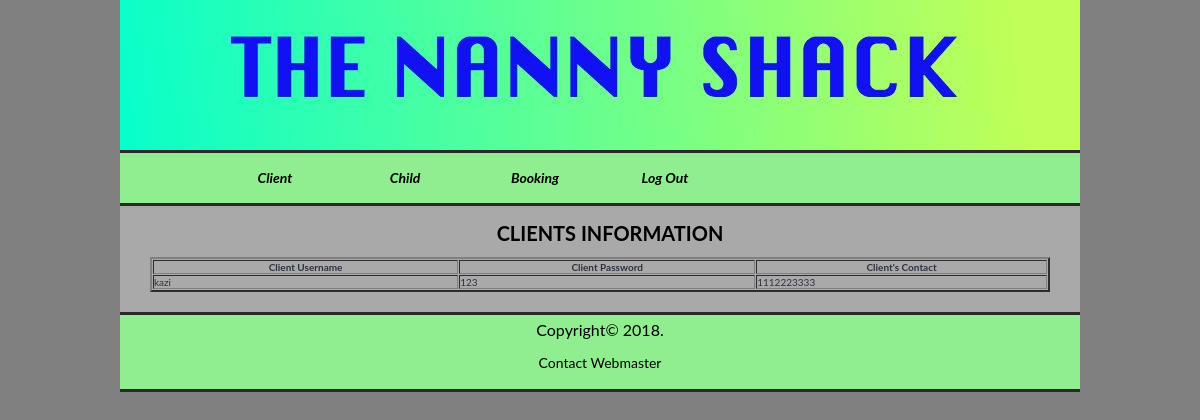
/TheNannyShack/clientInfo.php (signed in), run on the app's committed database.
### tables this page shows
CREATE TABLE `username` (
  `ID` int(9) NOT NULL,
  `userName` varchar(40) NOT NULL,
  `password` varchar(40) NOT NULL,
  `contact` varchar(40) NOT NULL
);

### TheNannyShack/clientInfo.php (the view, shortened to what this page needs)
<?php
$con = mysqli_connect("localhost", "root");
mysqli_select_db($con,"nanny_shack");
$pid2 = $_SESSION['id'];
$sql = "SELECT * FROM username where ID = '$pid2'";
$result = mysqli_query($con,$sql);
?>
<!doctype html>
<html>
<head>
<link href="css/reset.css" rel="stylesheet" type="text/css">
<link href="css/styleGuide.css" rel="stylesheet" type="text/css">
</head>
<body>
<div id="container">
<div id="banner"></div>
<div class="navBar-wrap">
  <div class ="navBar">
    <ul>
      <li> <a href="clientInfo.php" >Client</a> </li>
      <li> <a href="clientchild.php" >Child</a>
      </li>
		 <li> <a href="memberDate.php" >Booking</a> </li>
			<li> <a href="logout.php" >Log Out</a>
  </div>
</div>
<div id="content">
  <h1 class="headingBrown">CLIENTS INFORMATION</h1><br>
 <table width = "900" border = "2" cellpadding = "1" cellspacing = "1" id = "clients">
 <tr>
 <th>Client Username</th>
  <th>Client Password</th>
    <th>Client's Contact</th>
  </tr>
  <?php
  while($client = mysqli_fetch_assoc($result)){
  echo  "<tr>";
  echo "<td>".$client['userName']."</td>";
  echo "<td>".$client['password']."</td>";
  echo "<td>".$client['contact']."</td>";
  echo  "</tr>";
  }
  ?>
  </table>
</div>
<div id="footer">
  <p> Copyright&copy; 2018. <br>
  <a href="mailto:kazia1@educbe.ab.ca" class="a">Contact Webmaster</a> </p></div>
  </div>
</body>
</html>

### TheNannyShack/css/styleGuide.css (style rules this page uses)
body { background-color: grey; overflow:none; }
#container { width: 960px; margin-left: auto; margin-right: auto; font-family: Arial, Helvetica, sans-serif; font-size: 10px; background-color: darkgrey; }
#banner { background-image:url("../images/banner.jpg"); width: 960px; height: 150px; }
.navBar-wrap { height: 50px; border-top-style: solid; //border-top-height: 6px; border-top-color: #292929; background: lightgreen; text-align: center; }
.navBar { text-align: center; padding-left: 90px; width: 960px; }
.navBar li { color:#000000; list-style: none; font-family: Segoe, "Segoe UI", "DejaVu Sans", "Trebuchet MS", Verdana, sans-serif; }
.navBar li a { transition: all linear 0.15s; }
.navBar > ul > li { float: left; display: inline-block; position: relative; font-size: 18px; color: #000000; }
.navBar > ul > li > a { width: 100px; line-height: 20px; text-align: center; color: #000000; font-style: Italic; }
#content { width: 920px; padding-left: 30px; padding-right: 10px; border-top-style: solid; border-top-color: #292929; padding-top: 15px; padding-bottom: 20px; }
p { font-family: Arial, Helvetica, sans-serif; font-size: 16px; color:#000000; }
.headingBrown { color: #000000; text-align: center; }
#footer { background: lightgreen; width: 960px; border-bottom-style: solid; border-bottom-color: #292929; border-top: 3px; border-top-style: solid; border-top-color: #292929; text-align: center; padding-top: 5px; padding-bottom: 3px; font-size: 10px; margin-left: auto; margin-right: auto; color: #000000; }
a:link { font-family: Arial, Helvetica, sans-serif; font-size: 14px; color: #000000; }
#footer a:link { font-family: Arial, Helvetica, sans-serif; font-size: 14px; color: #000000; }
ul { font-style:normal; }
li { font-style: normal; font-size: 16px; font-family: Arial, Helvetica, sans-serif; color: #FFFFFF; font-weight: bold; text-decoration: blink; }
.a:link { font-size: 14px; color: #FFF1D3; }
div a { text-decoration: none; color: white; font-size: 20px; padding: 15px; display:inline-block; }
ul { display: inline; margin: 0; padding: 0; }
ul li { display: inline-block; }
* { font-family: 'Lato', Arial, Helvetica, sans-serif !important; color:#2E313F; }
html { overflow:none; }

### data on the page
username: userName "kazi", password "123", contact "1112223333"
